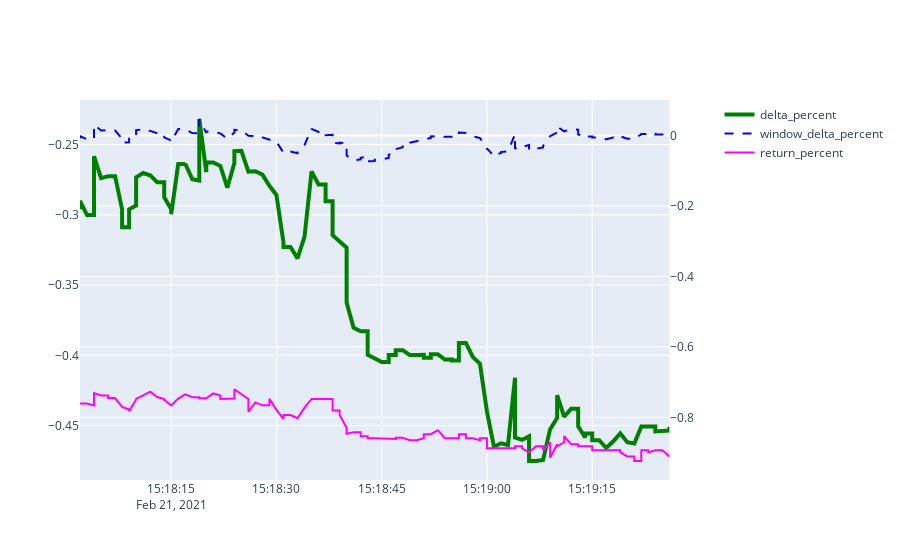

The code cell stored with this chart in its notebook:
### Code cell
while True:
    clear_output(wait=True)
    time.sleep(1)

#     df = pd.read_csv("BTC.csv")
# #     df = df.tail(400)
#     fig = make_subplots(specs=[[{"secondary_y": True}]])
#     fig.add_trace(go.Scatter(x=df['date'], y=df['delta_percent'],
#                         mode='lines',
#                         name='delta_percent',
#                             ),
#                       secondary_y=False
#                  )
#     fig.add_trace(go.Scatter(x=df['date'], y=df['window_delta_percent'],
#                         mode='lines',
#                         name='window_delta_percent',
#                             ),
#                    secondary_y=True,
#                  )
#     fig.show()
    
    df = pd.read_csv("ETC2.csv")
    df = df.tail(150)
    d = df.query('state=="not_holding"')
    h = df.query('state=="holding"')

    fig = make_subplots(specs=[[{"secondary_y": True}]])
    fig.add_trace(go.Scatter(x=h['date'], y=h['delta_percent'],
                        line = dict(color='green', width=4),
                        name='delta_percent',
                            ),
                      secondary_y=False
                 )
    fig.add_trace(go.Scatter(x=df['date'], y=df['window_delta_percent'],
                        line = dict(color='blue', width=2, dash='dash'),
                        name='window_delta_percent',
                            ),
                   secondary_y=True,
                 )
    fig.add_trace(go.Scatter(x=d['date'], y=d['delta_percent'],
#                 mode='lines',
                line = dict(color='lightgreen', width=4, dash='dash'),
                name='delta_percent',
                    ),
           secondary_y=True,
         )
    fig.add_trace(go.Scatter(x=df['date'], y=df['return_percent'],
#                 mode='lines',
            line = dict(color='magenta', width=2),
            name='return_percent',
                ),
       secondary_y=True,
     )
    fig.show()


#     break

### Figure 1 — Plotly figure (JSON) as saved in the notebook; plotly's stock layout.template omitted (floating-point values rounded to 4 significant figures; data arrays with more than 128 entries replaced by an {"elided": "..."} marker saying what was removed)
{"data": [{"line": {"color": "green", "width": 4}, "name": "delta_percent", "type": "scatter", "x": {"elided": "150 str values"}, "xaxis": "x", "y": {"elided": "150 float values"}, "yaxis": "y"}, {"line": {"color": "blue", "dash": "dash", "width": 2}, "name": "window_delta_percent", "type": "scatter", "x": {"elided": "150 str values"}, "xaxis": "x", "y": {"elided": "150 float values"}, "yaxis": "y2"}, {"line": {"color": "lightgreen", "dash": "dash", "width": 4}, "name": "delta_percent", "type": "scatter", "x": [], "xaxis": "x", "y": [], "yaxis": "y2"}, {"line": {"color": "magenta", "width": 2}, "name": "return_percent", "type": "scatter", "x": {"elided": "150 str values"}, "xaxis": "x", "y": {"elided": "150 float values"}, "yaxis": "y2"}], "layout": {"xaxis": {"anchor": "y", "domain": [0, 0.94]}, "yaxis": {"anchor": "x", "domain": [0, 1]}, "yaxis2": {"anchor": "x", "overlaying": "y", "side": "right"}}}
